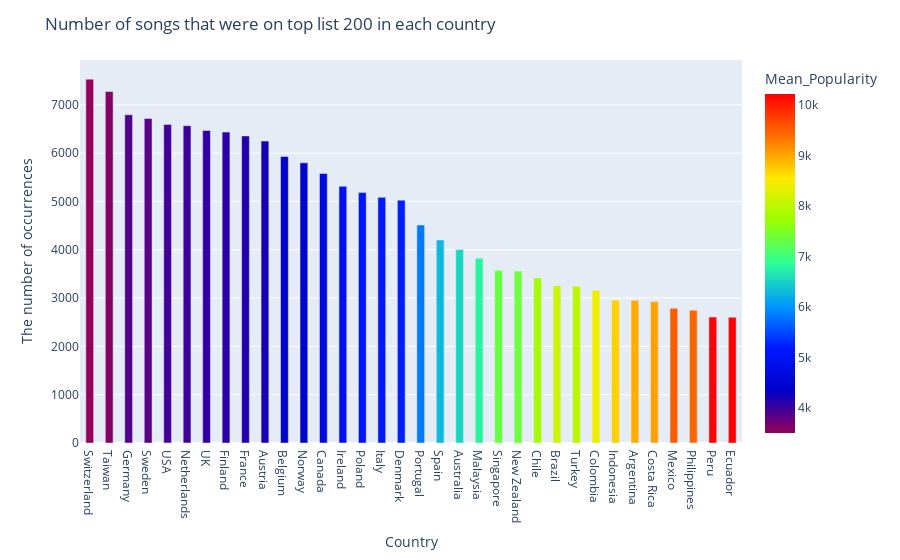

The notebook cell saved with this chart:
### Code cell
# mean to show on map3

country_list = by_country
fig = px.choropleth(country_list, locations='Country',
                        color='Mean Popularity', # 
                        hover_name='Country', # column to add to hover information
                        color_continuous_scale=px.colors.sequential.Rainbow,
                        width=600,
                        height=600,
                        projection = 'mercator')
fig.update_layout(title='Map of countries')
fig.show()

uniq = uniq.sort_values(ascending=False, by = 'Popularity')
fig = px.bar(uniq,x=uniq.Country,
            y=uniq.Popularity,
            labels={'Country':'Country', 'Popularity':'The number of occurrences'},    
            color = 'Mean_Popularity',            
            color_continuous_scale = px.colors.sequential.Rainbow)
fig.update_layout(title='Number of songs that were on top list 200 in each country')
fig.update_traces(width=0.4)
fig.show()

### Figure 1 — Plotly figure (JSON) as saved in the notebook; plotly's stock layout.template omitted (floating-point values rounded to 4 significant figures)
{"data": [{"alignmentgroup": "True", "hovertemplate": "Country=%{x}<br>The number of occurrences=%{y}<br>Mean_Popularity=%{marker.color}<extra></extra>", "legendgroup": "", "marker": {"color": [3500.0, 3586.0, 3881.0, 3837.0, 3973.0, 3994.0, 4046.0, 4100.0, 4149.0, 4202.0, 4410.0, 4450.0, 4678.0, 4912.0, 5083.0, 5145.0, 5233.0, 5820.0, 6279.0, 6515.0, 6781.0, 7329.0, 7370.0, 7804.0, 8139.0, 7991.0, 8411.0, 8715.0, 8956.0, 9039.0, 9525.0, 9460.0, 10210.0, 10220.0], "coloraxis": "coloraxis", "pattern": {"shape": ""}}, "name": "", "offsetgroup": "", "orientation": "v", "showlegend": false, "textposition": "auto", "type": "bar", "width": 0.4, "x": ["Switzerland", "Taiwan", "Germany", "Sweden", "USA", "Netherlands", "UK", "Finland", "France", "Austria", "Belgium", "Norway", "Canada", "Ireland", "Poland", "Italy", "Denmark", "Portugal", "Spain", "Australia", "Malaysia", "Singapore", "New Zealand", "Chile", "Brazil", "Turkey", "Colombia", "Indonesia", "Argentina", "Costa Rica", "Mexico", "Philippines", "Peru", "Ecuador"], "xaxis": "x", "y": [7530, 7273, 6794, 6715, 6594, 6568, 6469, 6434, 6355, 6250, 5930, 5798, 5576, 5312, 5183, 5084, 5025, 4512, 4201, 4003, 3825, 3573, 3558, 3416, 3256, 3245, 3160, 2955, 2954, 2927, 2787, 2748, 2606, 2603], "yaxis": "y"}], "layout": {"barmode": "relative", "coloraxis": {"colorbar": {"title": {"text": "Mean_Popularity"}}, "colorscale": [[0, "rgb(150,0,90)"], [0.125, "rgb(0,0,200)"], [0.25, "rgb(0,25,255)"], [0.375, "rgb(0,152,255)"], [0.5, "rgb(44,255,150)"], [0.625, "rgb(151,255,0)"], [0.75, "rgb(255,234,0)"], [0.875, "rgb(255,111,0)"], [1, "rgb(255,0,0)"]]}, "legend": {"tracegroupgap": 0}, "margin": {"t": 60}, "title": {"text": "Number of songs that were on top list 200 in each country"}, "xaxis": {"anchor": "y", "domain": [0, 1], "title": {"text": "Country"}}, "yaxis": {"anchor": "x", "domain": [0, 1], "title": {"text": "The number of occurrences"}}}}
